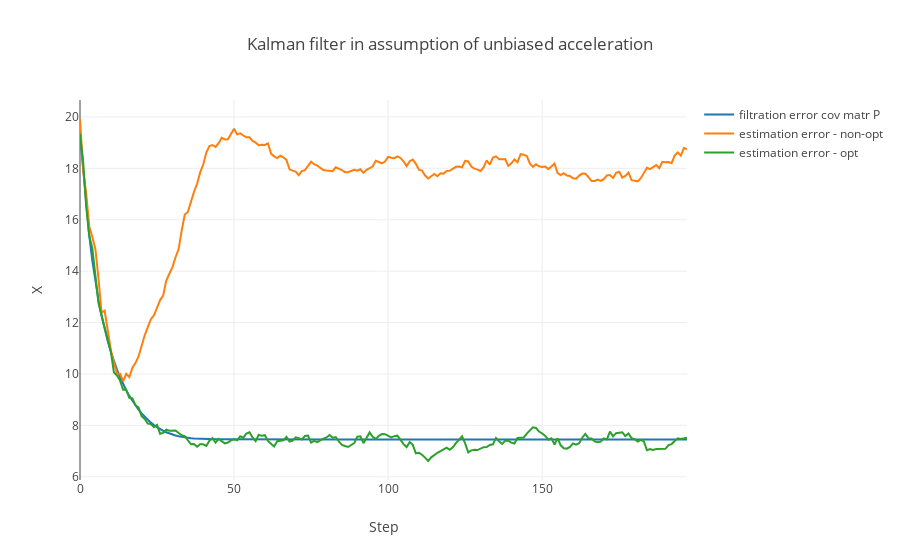

Notebook cell for this chart:
### Code cell
data = [
    go.Scatter(
        y=P_filtered[2:],
        name='filtration error cov matr P'
    ),
    go.Scatter(
        y=error_e[2:],
        name='estimation error - non-opt'
    ),
    go.Scatter(
        y=error_e_opt[2:],
        name='estimation error - opt'
    ),
#     go.Scatter(
#         y=tr_biased[2:],
#         name='true biased traj'
#     ),
#     go.Scatter(
#         y=msr[2:],
#         name='measured'
#     ),
#     go.Scatter(
#         y=X_filtered[2:],
#         name='X_filtered - opt'
#     ),
]

layout= go.Layout(
    title= 'Kalman filter in assumption of unbiased acceleration',
    xaxis= dict(
        title= 'Step',
    ),
    yaxis=dict(
        title= 'X',
    ),
    showlegend= True
)
fig= go.Figure(data=data, layout=layout)
iplot(fig)

### Figure 1 — Plotly figure (JSON) as saved in the notebook; plotly's stock layout.template omitted (floating-point values rounded to 4 significant figures; data arrays with more than 128 entries replaced by an {"elided": "..."} marker saying what was removed)
{"data": [{"name": "filtration error cov matr P", "type": "scatter", "uid": "e39ea46c-d05c-11e8-877c-20c9d081d2d3", "y": {"elided": "198 float values"}}, {"name": "estimation error - non-opt", "type": "scatter", "uid": "e39ea908-d05c-11e8-a284-20c9d081d2d3", "y": {"elided": "198 float values"}}, {"name": "estimation error - opt", "type": "scatter", "uid": "e39eaba6-d05c-11e8-bf50-20c9d081d2d3", "y": {"elided": "198 float values"}}], "layout": {"showlegend": true, "title": "Kalman filter in assumption of unbiased acceleration", "xaxis": {"title": "Step"}, "yaxis": {"title": "X"}}}
